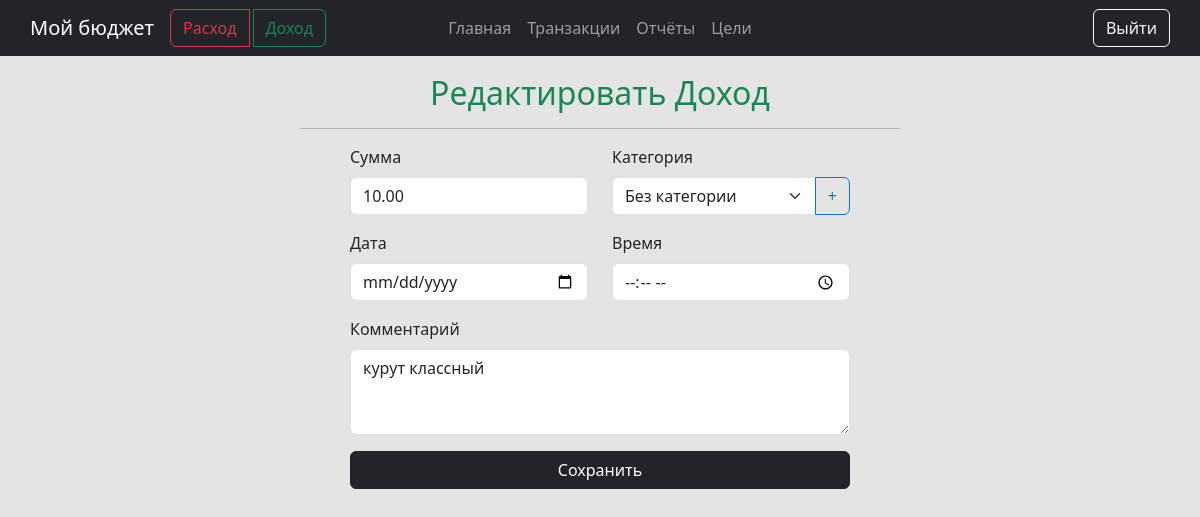
The app's page /transactions/edit/2/ (signed in), older data.
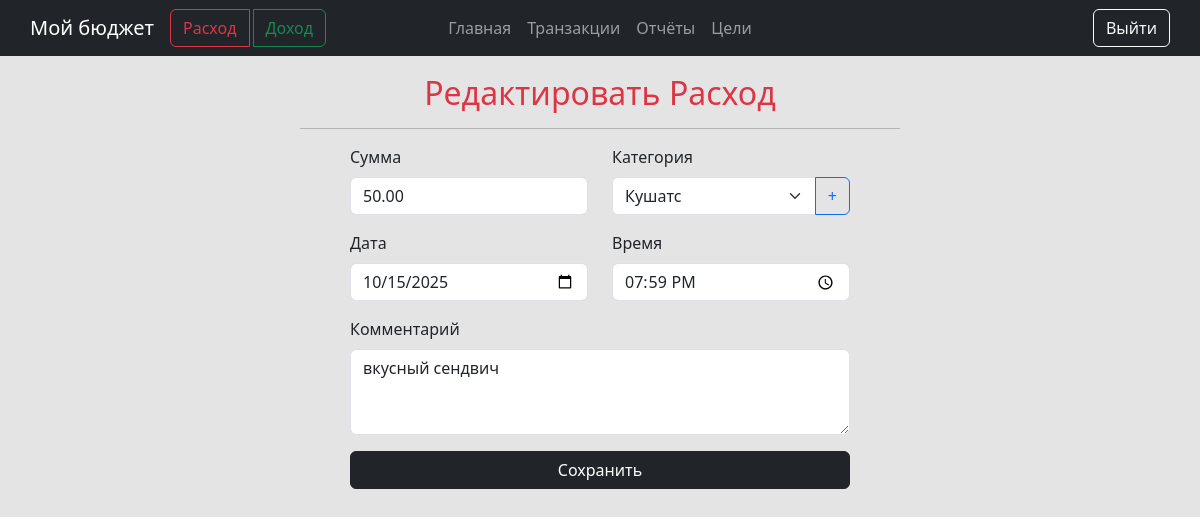
The same page, newer data.
### main/models.py (models this page shows, shortened)
class Transaction(models.Model):
    user = models.ForeignKey(User, on_delete=models.CASCADE, related_name='transactions')
    category = models.ForeignKey(Category, on_delete=models.SET_NULL, null=True, blank=True)
    amount = models.DecimalField(max_digits=10, decimal_places=2)
    description = models.TextField(blank=True)
    date = models.DateTimeField(default=timezone.now)
    type = models.CharField(max_length=18, choices=TYPE_CHOICES, verbose_name='Тип операции')

class Category(models.Model):
    user = models.ForeignKey(User, on_delete=models.CASCADE, related_name='categories')  # ← добавлено
    TYPE_CHOICES = [
        ('income', 'Доход'),
        ('expense', 'Расход'),
    ]
    name = models.CharField(max_length=50, verbose_name='Название категории')
    type = models.CharField(max_length=10, choices=TYPE_CHOICES, verbose_name='Тип')

### main/views.py (the view, shortened to what this page needs)
# urls.py: path('transactions/edit/<int:pk>/', views.transaction_edit, name='transaction_edit'),
@login_required
def transaction_edit(request, pk):
    transaction = get_object_or_404(Transaction, id=pk, user=request.user)
    categories = Category.objects.filter(user=request.user, type=transaction.type)
    return render(request, 'main/transactions/edit.html', {'transaction': transaction, 'categories': categories})

### main/templates/main/transactions/edit.html (shortened to what this page needs)
{% extends 'main/base.html' %}
{% block content %}
<div class="container mt-4">
    <h2 class="text-center {% if transaction.type == "income" %}text-success{% else %}text-danger{% endif %}">Редактировать {{ transaction.get_type_display|capfirst }}</h2>
    <hr class="mx-auto" style="max-width: 600px;">
    <form method="post" class="mx-auto" style="max-width: 500px;">
        <div class="row mb-3">
            <div class="col">
                <label for="amount" class="form-label">Сумма</label>
                <input type="number" step="0.01" class="form-control" id="amount" name="amount" value="{{ transaction.amount }}" required>
            </div>
            <div class="col">
                <label for="category" class="form-label">Категория</label>
                <div class="input-group">
                    <select class="form-select" id="category" name="category">
                        <option value="">Без категории</option>
                        {% for cat in categories %}
                            <option value="{{ cat.id }}" {% if transaction.category and transaction.category.id == cat.id %}selected{% endif %}>{{ cat.name }}</option>
                        {% endfor %}
                    </select>
                    <a href="{% url 'main:category_add' %}?next={% url 'main:transactions_list' %}"
                       class="btn btn-outline-primary">+</a>
                </div>
            </div>
        </div>
        <div class="row mb-3">
            <div class="col">
                <label for="date" class="form-label">Дата</label>
                <input type="date" class="form-control" id="date" name="date" value="{{ transaction.date|date:'Y-m-d' }}">
            </div>
            <div class="col">
                <label for="time" class="form-label">Время</label>
                <input type="time" class="form-control" id="time" name="time" value="{{ transaction.date|date:'H:i' }}">
            </div>
        </div>
        <div class="mb-3">
            <label for="description" class="form-label">Комментарий</label>
            <textarea class="form-control" id="description" name="description" rows="3">{{ transaction.description }}</textarea>
        </div>
        <button type="submit" class="btn btn-dark w-100">
            Сохранить
        </button>
    </form>
</div>
{% endblock %}

### main/templates/main/base.html (shortened to what this page needs)
{% load static %}
<!DOCTYPE html>
<html lang="ru">
<head>
    <link rel="stylesheet" href="https://cdn.jsdelivr.net/npm/bootstrap@5.3.8/dist/css/bootstrap.min.css">
    <link rel="stylesheet" href="{% static 'main/css/main.css' %}">
</head>
<body>
    <nav class="navbar navbar-expand-lg navbar-dark bg-dark mb-4 fixed-top">
        <div class="container position-relative">
            <div class="d-flex align-items-center position-absolute start-0">
                <a class="navbar-brand me-3" href="/">Мой бюджет</a>
                {% if user.is_authenticated %}
                <div class="btn-group" role="group" aria-label="Добавить транзакцию">
                    <a class="btn btn-outline-danger me-1" href="{% url 'main:transaction_add' 'expense' %}">Расход</a>
                    <a class="btn btn-outline-success" href="{% url 'main:transaction_add' 'income' %}">Доход</a>
                </div>
                {% endif %}
            </div>
            <ul class="navbar-nav mx-auto text-center">
                <li class="nav-item">
                    <a class="nav-link {% if request.path == '/' %}active{% endif %}" href="/">Главная</a>
                </li>
                {% if user.is_authenticated %}
                <li class="nav-item">
                    <a class="nav-link {% if request.path == '/transactions/' %}active{% endif %}" href="{% url 'main:transactions_list' %}">Транзакции</a>
                </li>
                <li class="nav-item">
                    <a class="nav-link {% if request.path == '/reports/' %}active{% endif %}" href="{% url 'main:reports' %}">Отчёты</a>
                </li>
                <li class="nav-item">
                    <a class="nav-link {% if request.path == '/goals/' %}active{% endif %}" href="{% url 'main:goals_list' %}">Цели</a>
                </li>
            {% endif %}
            </ul>
            <div class="position-absolute end-0">
                {% if request.user.is_authenticated %}
                    <a href="{% url 'main:logout' %}" class="btn btn-outline-light ms-2">Выйти</a>
                {% else %}
                    <a href="{% url 'main:login' %}" class="btn btn-outline-light ms-3">Войти</a>
                {% endif %}
            </div>
        </div>
    </nav>
    <div style="padding-top: 50px;"></div>
    <div class="container">
        {% block content %}
        {% endblock %}
    </div>
</body>
</html>

### main/static/main/css/main.css (style rules this page uses)
body { background-color: rgb(228, 228, 228); }

Row changes from the older to the newer data that the page shows:
changed Transaction: type "Доход" → "Расход"; amount "10.00" → "50.00"; category (not shown) → "Кушатс"; date (not shown) → "10/15/2025"; time (not shown) → "19:59"; description "курут классный" → "вкусный сендвич"
Text that changed along with them:
form field category: "Без категории" → (not shown)
